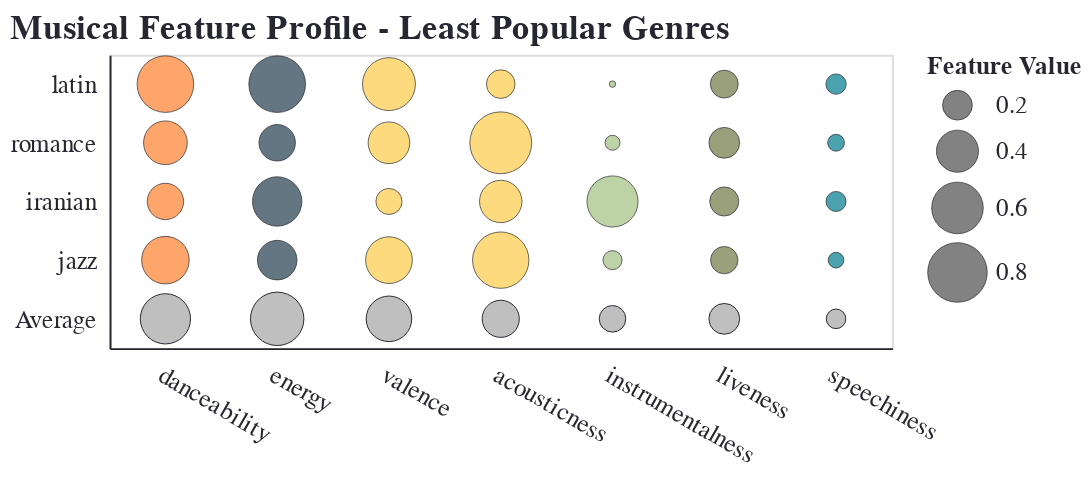

This figure's notebook cell:
### Code cell
# bubble chart for least popular genres
genres_of_interest = ['latin', 'romance', 'iranian', 'jazz']
features = ['danceability', 'energy', 'valence', 'acousticness', 'instrumentalness', 'liveness', 'speechiness']

feature_profile_df = data[data['track_genre'].isin(genres_of_interest)].groupby('track_genre')[features].mean().reset_index()
melted_features = feature_profile_df.melt(id_vars='track_genre', var_name='feature', value_name='value')

overall_means = data[features].mean().reset_index()
overall_means.columns = ['feature', 'mean_value']
overall_means['track_genre'] = 'Average'

genre_bubbles = alt.Chart(melted_features).mark_circle().encode(
    x=alt.X('feature:N', title=None, sort=features, axis=alt.Axis(labelAngle=30)),
    y=alt.Y('track_genre:N', title=None, sort=genres_of_interest),
    size=alt.Size('value:Q', scale=alt.Scale(range=[0, 1000]), legend=alt.Legend(title='Feature Value')),
    color=alt.Color('feature:N', legend=None),
    tooltip=[alt.Tooltip('track_genre:N', title='Genre'),
            alt.Tooltip('feature:N', title='Feature'),
            alt.Tooltip('value:Q', title='Value', format='.2f')]
)

mean_bubbles = alt.Chart(overall_means).mark_circle(
    color='gray',
    fillOpacity=0.5,
).encode(
    x=alt.X('feature:N', sort=features),
    y=alt.Y('track_genre:N', sort=genres_of_interest),
    size=alt.Size('mean_value:Q', scale=alt.Scale(range=[0, 1000]), legend=None),
    tooltip=[alt.Tooltip('mean_value:Q', title='Dataset Mean', format='.2f')]
)

# Combine the layers
final_chart_least = (genre_bubbles + mean_bubbles).properties(
    title='Musical Feature Profile - Least Popular Genres',
    width=400,
    height=150
)

final_chart_least

### Figure 1 — Vega-Lite specification as saved in the notebook (floating-point values rounded to 4 significant figures)
{"config": {"arc": {"fill": "#F63366"}, "area": {"fill": "#F63366"}, "circle": {"fill": "#F63366", "stroke": "#262730", "strokeWidth": 0.5}, "line": {"stroke": "#F63366"}, "path": {"stroke": "#F63366"}, "point": {"stroke": "#F63366"}, "rect": {"fill": "#F63366"}, "shape": {"stroke": "#F63366"}, "symbol": {"fill": "#F63366"}, "title": {"font": "IBM Plex Mono", "color": "#262730", "fontSize": 17.6, "anchor": "start"}, "subtitle": {"font": "IBM Plex Mono", "color": "#262730", "fontSize": 18, "anchor": "start"}, "axis": {"titleFont": "IBM Plex Mono", "titleColor": "#262730", "titleFontSize": 12.8, "labelFont": "IBM Plex Mono", "labelColor": "#262730", "labelFontSize": 12.8, "gridColor": "#f0f2f6", "domainColor": "#262730", "tickColor": "#fff"}, "header": {"labelFont": "IBM Plex Mono", "titleFont": "IBM Plex Mono", "labelFontSize": 16, "titleFontSize": 16}, "legend": {"titleFont": "IBM Plex Mono", "titleColor": "#262730", "titleFontSize": 12.8, "labelFont": "IBM Plex Mono", "labelColor": "#262730", "labelFontSize": 12.8}, "range": {"category": ["#fcca46", "#fe7f2d", "#233d4d", "#a1c181", "#717744", "#00798c"], "diverging": ["#850018", "#cd1549", "#f6618d", "#fbafc4", "#f5f5f5", "#93c5fe", "#5091e6", "#1d5ebd", "#002f84"], "heatmap": ["#ffb5d4", "#ff97b8", "#ff7499", "#fc4c78", "#ec245f", "#d2004b", "#b10034", "#91001f", "#720008"], "ramp": ["#ffb5d4", "#ff97b8", "#ff7499", "#fc4c78", "#ec245f", "#d2004b", "#b10034", "#91001f", "#720008"], "ordinal": ["#ffb5d4", "#ff97b8", "#ff7499", "#fc4c78", "#ec245f", "#d2004b", "#b10034", "#91001f", "#720008"]}}, "layer": [{"data": {"name": "data-ac0a75e147047989746601761bc13e8a"}, "mark": {"type": "circle"}, "encoding": {"color": {"field": "feature", "legend": null, "type": "nominal"}, "size": {"field": "value", "legend": {"title": "Feature Value"}, "scale": {"range": [0, 1000]}, "type": "quantitative"}, "tooltip": [{"field": "track_genre", "title": "Genre", "type": "nominal"}, {"field": "feature", "title": "Feature", "type": "nominal"}, {"field": "value", "format": ".2f", "title": "Value", "type": "quantitative"}], "x": {"axis": {"labelAngle": 30}, "field": "feature", "sort": ["danceability", "energy", "valence", "acousticness", "instrumentalness", "liveness", "speechiness"], "title": null, "type": "nominal"}, "y": {"field": "track_genre", "sort": ["latin", "romance", "iranian", "jazz"], "title": null, "type": "nominal"}}}, {"data": {"name": "data-e3d30fd7344116baf3e6418e6958f83b"}, "mark": {"type": "circle", "color": "gray", "fillOpacity": 0.5}, "encoding": {"size": {"field": "mean_value", "legend": null, "scale": {"range": [0, 1000]}, "type": "quantitative"}, "tooltip": [{"field": "mean_value", "format": ".2f", "title": "Dataset Mean", "type": "quantitative"}], "x": {"field": "feature", "sort": ["danceability", "energy", "valence", "acousticness", "instrumentalness", "liveness", "speechiness"], "type": "nominal"}, "y": {"field": "track_genre", "sort": ["latin", "romance", "iranian", "jazz"], "type": "nominal"}}}], "height": 150, "title": "Musical Feature Profile - Least Popular Genres", "width": 400, "$schema": "https://vega.github.io/schema/vega-lite/v5.20.1.json", "datasets": {"data-ac0a75e147047989746601761bc13e8a": [{"track_genre": "iranian", "feature": "danceability", "value": 0.2987}, {"track_genre": "jazz", "feature": "danceability", "value": 0.5109}, {"track_genre": "latin", "feature": "danceability", "value": 0.7232}, {"track_genre": "romance", "feature": "danceability", "value": 0.4314}, {"track_genre": "iranian", "feature": "energy", "value": 0.5502}, {"track_genre": "jazz", "feature": "energy", "value": 0.3529}, {"track_genre": "latin", "feature": "energy", "value": 0.7255}, {"track_genre": "romance", "feature": "energy", "value": 0.3001}, {"track_genre": "iranian", "feature": "valence", "value": 0.1543}, {"track_genre": "jazz", "feature": "valence", "value": 0.4923}, {"track_genre": "latin", "feature": "valence", "value": 0.6319}, {"track_genre": "romance", "feature": "valence", "value": 0.3921}, {"track_genre": "iranian", "feature": "acousticness", "value": 0.4058}, {"track_genre": "jazz", "feature": "acousticness", "value": 0.7173}, {"track_genre": "latin", "feature": "acousticness", "value": 0.1849}, {"track_genre": "romance", "feature": "acousticness", "value": 0.8632}, {"track_genre": "iranian", "feature": "instrumentalness", "value": 0.5892}, {"track_genre": "jazz", "feature": "instrumentalness", "value": 0.08199}, {"track_genre": "latin", "feature": "instrumentalness", "value": 0.009364}, {"track_genre": "romance", "feature": "instrumentalness", "value": 0.05062}, {"track_genre": "iranian", "feature": "liveness", "value": 0.1906}, {"track_genre": "jazz", "feature": "liveness", "value": 0.1687}, {"track_genre": "latin", "feature": "liveness", "value": 0.1756}, {"track_genre": "romance", "feature": "liveness", "value": 0.2142}, {"track_genre": "iranian", "feature": "speechiness", "value": 0.0907}, {"track_genre": "jazz", "feature": "speechiness", "value": 0.05557}, {"track_genre": "latin", "feature": "speechiness", "value": 0.09357}, {"track_genre": "romance", "feature": "speechiness", "value": 0.06401}], "data-e3d30fd7344116baf3e6418e6958f83b": [{"feature": "danceability", "mean_value": 0.5692, "track_genre": "Average"}, {"feature": "energy", "mean_value": 0.6439, "track_genre": "Average"}, {"feature": "valence", "mean_value": 0.4679, "track_genre": "Average"}, {"feature": "acousticness", "mean_value": 0.3112, "track_genre": "Average"}, {"feature": "instrumentalness", "mean_value": 0.1594, "track_genre": "Average"}, {"feature": "liveness", "mean_value": 0.2137, "track_genre": "Average"}, {"feature": "speechiness", "mean_value": 0.08603, "track_genre": "Average"}]}}
